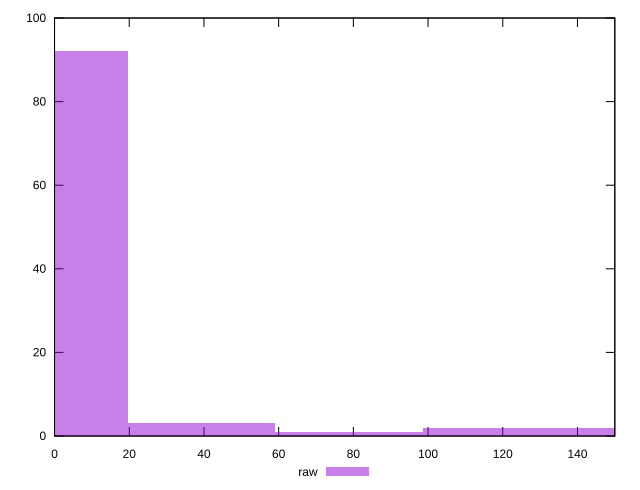

This chart was generated by the following gnuplot code:
reset

$raw <<EOF
39.4082172291044 3
157.6328689164176 2
118.22465168731321 2
0 92
78.8164344582088 1
EOF

set key outside below
set boxwidth 39.4082172291044
set xrange [0:150]
set yrange [0:100]
set trange [0:100]
set style fill transparent solid 0.5 noborder
set terminal svg size 640, 490 enhanced background rgb 'white'
set output "reports/report_00027_2021-02-24T12-40-31.850Z/unused-css-rules/samples/agenda/raw/histogram.svg"

plot $raw title "raw" with boxes

reset
